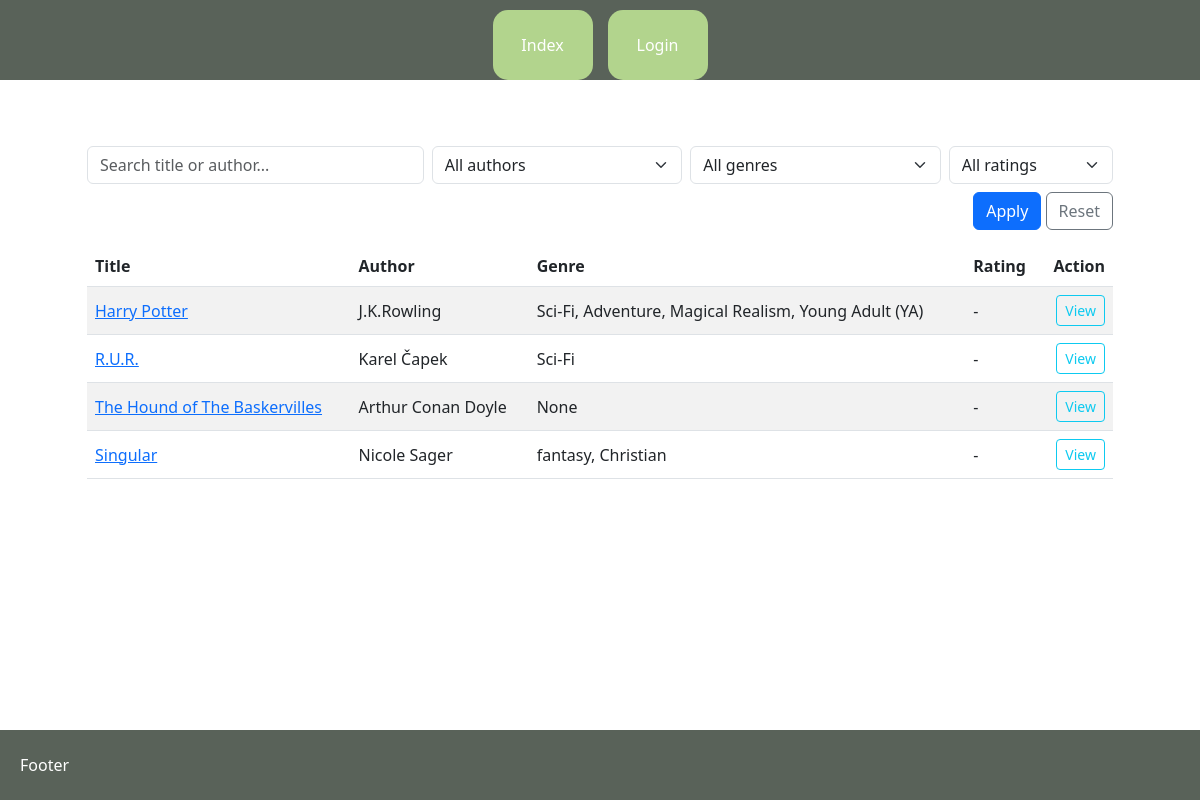
Page /projectcv/book_index/ on the earlier database version.
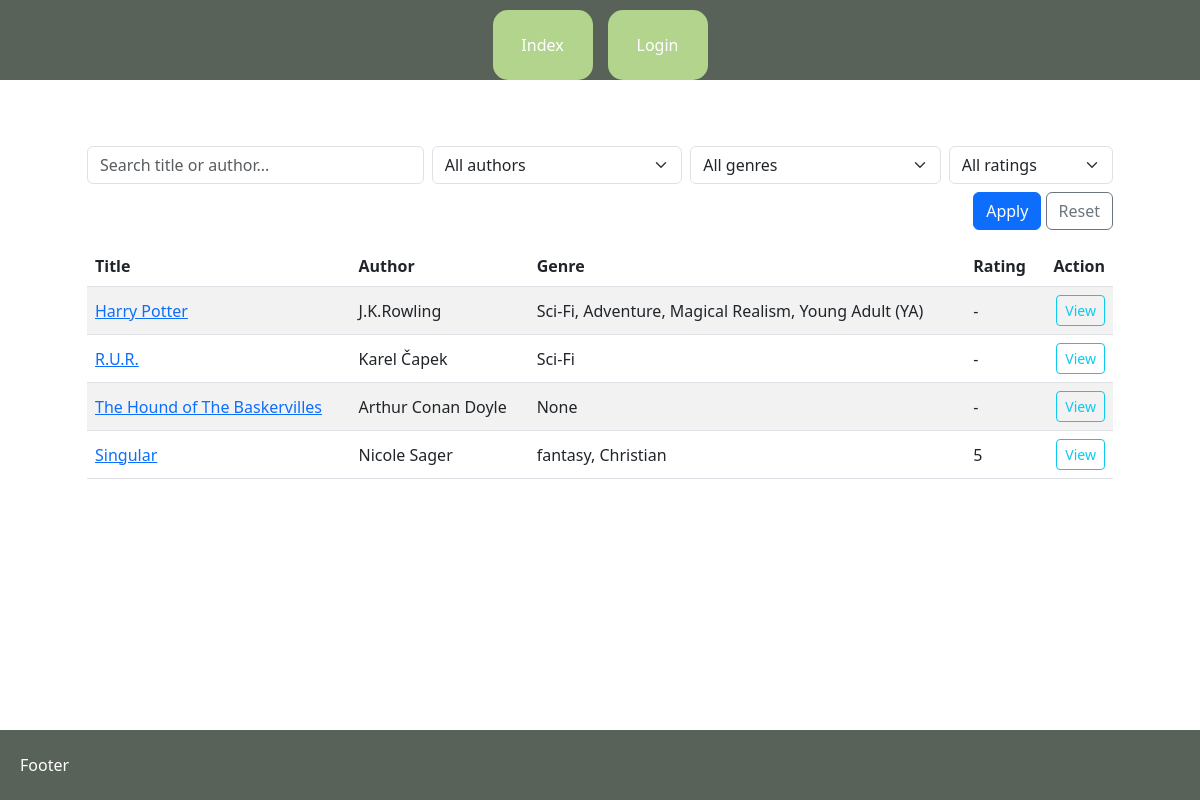
Same page on the later database version.
### projectcv/models.py (models this page shows, shortened)
class Book(models.Model):
    title= models.CharField(max_length=250)
    author= models.CharField(max_length=150)
    publisher = models.CharField(max_length=150, null=True, blank=True)
    genre = models.ManyToManyField(Genre, blank=True)
    tags = models.ManyToManyField(Tag)
    rating = models.IntegerField(null=True, blank=True, choices=[(i, i) for i in range(1, 6)]) # range marks 1-5
    image = models.ImageField(upload_to='book_covers/', null=True, blank=True)
    published_date = models.DateField(null=True, blank=True)
    ean = models.CharField(max_length=13, null=True, blank=True)
    isbn = models.CharField(max_length=17, null=True, blank=True)
    author_bio = models.TextField(null=True, blank=True)
    author_photo = models.ImageField(upload_to='author_photos/', null=True, blank=True)
    blurb = models.TextField(null=True, blank=True, help_text="Short description of the book")
    facebook_url = models.URLField(max_length=200, null=True, blank=True, help_text="Facebook page URL")
    instagram_url = models.URLField(max_length=200, null=True, blank=True, help_text="Instagram page URL")
    amazon_url = models.URLField(max_length=200, null=True, blank=True, help_text="Amazon page URL")
    class Meta:
        verbose_name = "Book"
        verbose_name_plural = "Books"

### projectcv/views.py (the view)
# urls.py: path("book_index/", views.BookIndex.as_view(), name="book_index"),
class BookIndex(generic.ListView):
    template_name = "projectcv/book_index.html"  # cesta k šabloně ze složky tamplates (je možné sdílet mezi aplikacemi)
    context_object_name = "books"  # pod tímto jménem budeme volat seznam objektů v šabloně
    paginate_by = 20 # this line enable to pagination with 20 items per page
    def get_queryset(self):
        qs = Book.objects.prefetch_related("genre").order_by("-id")
        q = self.request.GET.get("q")
        author = self.request.GET.get("author")
        genre = self.request.GET.get("genre")
        rating = self.request.GET.get("rating")
        if q:
            qs = qs.filter(Q(title__icontains=q) | Q(author__icontains=q))
        if author:
            qs = qs.filter(author=author)
        if genre:
            qs = qs.filter(genre__id=genre)
        if rating:
            qs = qs.filter(rating=rating)
        return qs
    def get_context_data(self, **kwargs):
        ctx = super().get_context_data(**kwargs)
        ctx["authors"] = Book.objects.order_by("author").values_list("author", flat=True).distinct()
        ctx["genres"] = Genre.objects.order_by("genre_name")
        ctx["ratings"] = RATING_VALUES
        ctx["current"] = {
            "q": self.request.GET.get("q", ""),
            "author": self.request.GET.get("author", ""),
            "genre": self.request.GET.get("genre", ""),
            "rating": self.request.GET.get("rating") or None,
        }
        return ctx

### projectcv/templates/projectcv/book_index.html (shortened to what this page needs)
{% extends "base.html" %}
{% block content %}
<div class="container my-3">
    <form method="get" class="row g-2 mb-3">
        <div class="col-sm-4">
            <input type="text" name="q" value="{{ current.q }}" class="form-control" placeholder="Search title or author...">
        </div>
        <div class="col-sm-3">
            <select name="author" class="form-select">
                <option value="">All authors</option>
            </select>
        </div>
        <div class="col-sm-3">
            <select name="genre" class="form-select">
                <option value="">All genres</option>
            </select>
        </div>
        <div class="col-sm-2">
            <select name="rating" class="form-select">
                <option value="">All ratings</option>
            </select>
        </div>
        <div class="col-12 text-end">
            <button class="btn btn-primary" type="submit">Apply</button>
            <a class="btn btn-outline-secondary" href="{% url 'book_index' %}">Reset</a>
        </div>
    </form>
    <div class="table-responsive">
        <table class="table table-striped align-middle">
            <thead>
                <tr>
                    <th>Title</th>
                    <th>Author</th>
                    <th>Genre</th>
                    <th>Rating</th>
                    <th class="text-end">Action</th>
                </tr>
            </thead>
            <tbody>
                {% for book in books %}
                    <tr>
                        <td>
                            <a href="{% url 'book_detail' book.id %}">{{ book.title }}</a>
                        </td>
                        <td>{{ book.author }}</td>
                        <td>
                            {% if book.genre.all %}
                                {% for genre in book.genre.all %}
                                    {{ genre.genre_name }}{% if not forloop.last %}, {% endif%}
                                {% endfor %}
                            {% else %}
                                None
                            {% endif %}
                        </td>
                        <td>{% if book.rating %}{{ book.rating }}{% else %}-{% endif %}</td>
                        <td class="text-end">
                            <a class="btn btn-sm btn-outline-info" href="{% url 'book_detail' book.id %}">View</a>
                        </td>
                    </tr>
            {% empty %}
                <tr>
                    <td colspan="5" class="text-center">No books found.</td>
                </tr>
            {% endfor %}
            </tbody>
        </table>
    </div>
</div>
{% endblock %}

Differences in the rows shown:
changed Book "Singular": rating (not shown) → "5"; no longer shows "-"
